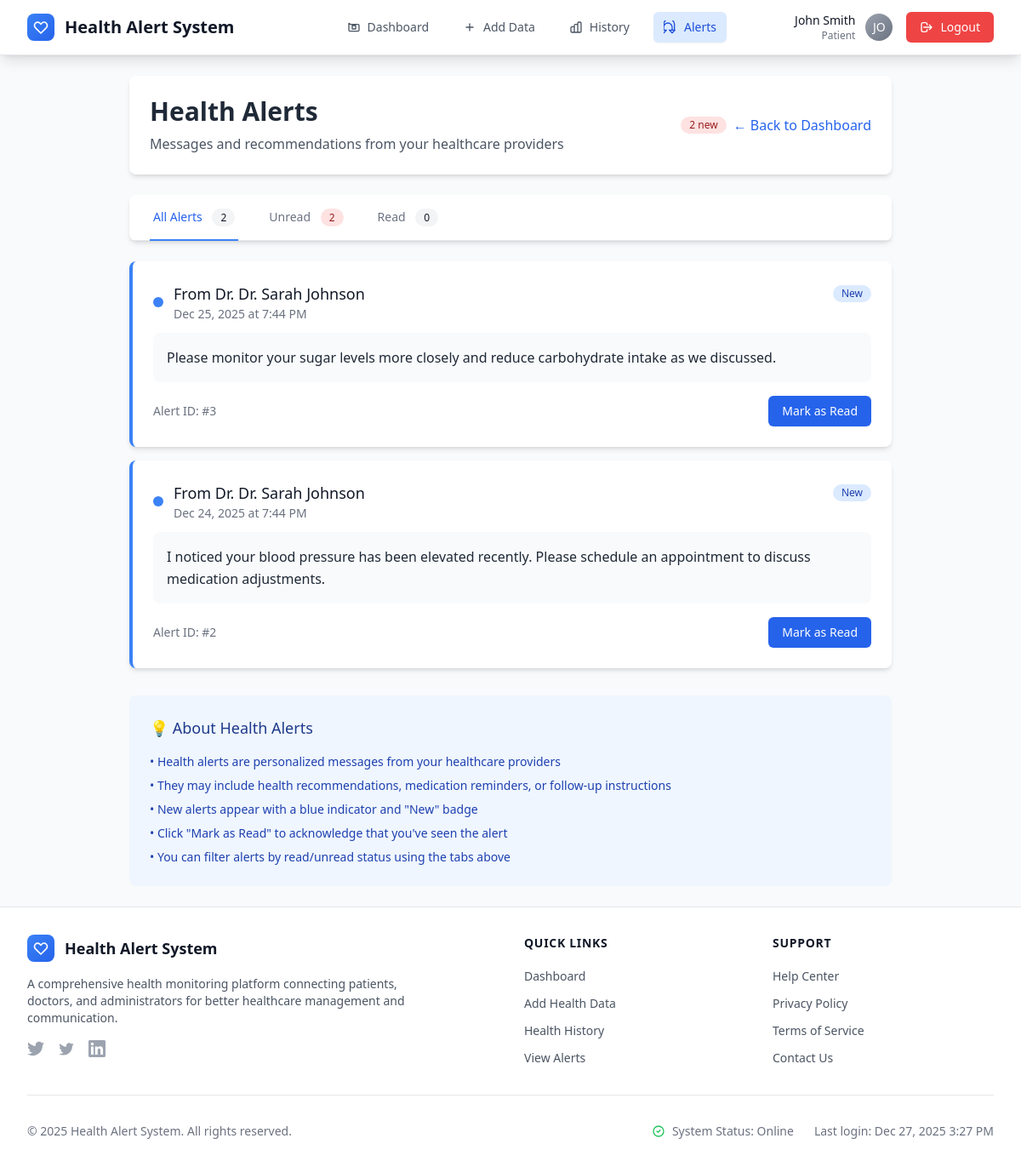
The app's page /patient/alerts.php (signed in) with its own data.
### tables this page shows
CREATE TABLE alerts (
    id INT PRIMARY KEY AUTO_INCREMENT,
    doctor_id INT NOT NULL,
    patient_id INT NOT NULL,
    message TEXT NOT NULL,
    status ENUM('sent', 'seen') DEFAULT 'sent',
    created_at TIMESTAMP DEFAULT CURRENT_TIMESTAMP,
    FOREIGN KEY (doctor_id) REFERENCES users(id) ON DELETE CASCADE,
    FOREIGN KEY (patient_id) REFERENCES users(id) ON DELETE CASCADE
);

CREATE TABLE users (
    id INT PRIMARY KEY AUTO_INCREMENT,
    name VARCHAR(100) NOT NULL,
    email VARCHAR(100) UNIQUE NOT NULL,
    password VARCHAR(255) NOT NULL,
    role ENUM('patient', 'doctor', 'admin') NOT NULL,
    status ENUM('active', 'pending', 'inactive') DEFAULT 'active',
    created_at TIMESTAMP DEFAULT CURRENT_TIMESTAMP
);

### patient/alerts.php (the view, shortened to what this page needs)
<?php
require_once '../config/db.php';
$user_id = $_SESSION['user_id'];
$alerts_per_page = 10;
$page = isset($_GET['page']) ? (int)$_GET['page'] : 1;
$offset = ($page - 1) * $alerts_per_page;
$filter = isset($_GET['filter']) ? $_GET['filter'] : 'all';
$status_filter = '';
switch ($filter) {
    default:
        $status_filter = '';
}
$count_query = "SELECT COUNT(*) as total FROM alerts a
               WHERE a.patient_id = $user_id $status_filter";
$count_result = mysqli_query($connection, $count_query);
$total_alerts = mysqli_fetch_assoc($count_result)['total'];
$alerts_query = "SELECT a.*, u.name as doctor_name
                FROM alerts a
                JOIN users u ON a.doctor_id = u.id
                WHERE a.patient_id = $user_id $status_filter
                ORDER BY a.created_at DESC
                LIMIT $alerts_per_page OFFSET $offset";
$alerts_result = mysqli_query($connection, $alerts_query);
$unread_count_query = "SELECT COUNT(*) as count FROM alerts WHERE patient_id = $user_id AND status = 'sent'";
$unread_count_result = mysqli_query($connection, $unread_count_query);
$unread_count = mysqli_fetch_assoc($unread_count_result)['count'];
$read_count_query = "SELECT COUNT(*) as count FROM alerts WHERE patient_id = $user_id AND status = 'seen'";
$read_count_result = mysqli_query($connection, $read_count_query);
$read_count = mysqli_fetch_assoc($read_count_result)['count'];
include '../includes/header.php';
?>
<div class="max-w-4xl mx-auto">
    <div class="bg-white rounded-lg shadow-md p-6 mb-6">
        <div class="flex flex-col sm:flex-row justify-between items-start sm:items-center">
            <div>
                <h1 class="text-3xl font-bold text-gray-800 mb-2">Health Alerts</h1>
                <p class="text-gray-600">Messages and recommendations from your healthcare providers</p>
            </div>
            <div class="mt-4 sm:mt-0">
                <div class="flex items-center space-x-2">
                    <?php if ($unread_count > 0): ?>
                        <span class="bg-red-100 text-red-800 text-xs font-medium px-2.5 py-0.5 rounded-full">
                            <?php echo $unread_count; ?> new
                        </span>
                    <?php endif; ?>
                    <a href="dashboard.php"
                       class="text-blue-600 hover:text-blue-800 font-medium">
                        ← Back to Dashboard
                    </a>
                </div>
            </div>
        </div>
    </div>
    <div class="bg-white rounded-lg shadow-md mb-6">
        <div class="border-b border-gray-200">
            <nav class="-mb-px flex space-x-8 px-6">
                <a href="?filter=all"
                   class="<?php echo ($filter === 'all') ? 'border-blue-500 text-blue-600' : 'border-transparent text-gray-500 hover:text-gray-700 hover:border-gray-300'; ?>
                          whitespace-nowrap py-4 px-1 border-b-2 font-medium text-sm">
                    All Alerts
                    <span class="ml-2 bg-gray-100 text-gray-900 py-0.5 px-2.5 rounded-full text-xs">
                        <?php echo $total_alerts; ?>
                    </span>
                </a>
                <a href="?filter=unread"
                   class="<?php echo ($filter === 'unread') ? 'border-blue-500 text-blue-600' : 'border-transparent text-gray-500 hover:text-gray-700 hover:border-gray-300'; ?>
                          whitespace-nowrap py-4 px-1 border-b-2 font-medium text-sm">
                    Unread
                    <?php if ($unread_count > 0): ?>
                        <span class="ml-2 bg-red-100 text-red-800 py-0.5 px-2.5 rounded-full text-xs">
                            <?php echo $unread_count; ?>
                        </span>
                    <?php else: ?>
                        <span class="ml-2 bg-gray-100 text-gray-900 py-0.5 px-2.5 rounded-full text-xs">0</span>
                    <?php endif; ?>
                </a>
                <a href="?filter=read"
                   class="<?php echo ($filter === 'read') ? 'border-blue-500 text-blue-600' : 'border-transparent text-gray-500 hover:text-gray-700 hover:border-gray-300'; ?>
                          whitespace-nowrap py-4 px-1 border-b-2 font-medium text-sm">
                    Read
                    <span class="ml-2 bg-gray-100 text-gray-900 py-0.5 px-2.5 rounded-full text-xs">
                        <?php echo $read_count; ?>
                    </span>
                </a>
            </nav>
        </div>
    </div>
    <?php if (mysqli_num_rows($alerts_result) > 0): ?>
    <div class="space-y-4">
        <?php while ($alert = mysqli_fetch_assoc($alerts_result)): ?>
        <div class="bg-white rounded-lg shadow-md overflow-hidden
                    <?php echo ($alert['status'] === 'sent') ? 'border-l-4 border-blue-500' : 'border-l-4 border-gray-300'; ?>">
            <div class="p-6">
                <div class="flex items-start justify-between">
                    <div class="flex-1">
                        <div class="flex items-center mb-3">
                            <div class="flex-shrink-0">
                                <?php if ($alert['status'] === 'sent'): ?>
                                    <div class="w-3 h-3 bg-blue-500 rounded-full"></div>
                                <?php else: ?>
                                    <div class="w-3 h-3 bg-gray-300 rounded-full"></div>
                                <?php endif; ?>
                            </div>
                            <div class="ml-3 flex-1">
                                <div class="flex items-center justify-between">
                                    <h3 class="text-lg font-medium text-gray-900">
                                        From Dr. <?php echo htmlspecialchars($alert['doctor_name']); ?>
                                    </h3>
                                    <div class="flex items-center space-x-2">
                                        <?php if ($alert['status'] === 'sent'): ?>
                                            <span class="inline-flex items-center px-2.5 py-0.5 rounded-full text-xs font-medium bg-blue-100 text-blue-800">
                                                New
                                            </span>
                                        <?php else: ?>
                                            <span class="inline-flex items-center px-2.5 py-0.5 rounded-full text-xs font-medium bg-gray-100 text-gray-800">
                                                Read
                                            </span>
                                        <?php endif; ?>
                                    </div>
                                </div>
                                <p class="text-sm text-gray-500">
                                    <?php echo date('M j, Y \a\t g:i A', strtotime($alert['created_at'])); ?>
                                </p>
                            </div>
                        </div>
                        <div class="bg-gray-50 rounded-lg p-4 mb-4">
                            <p class="text-gray-800 leading-relaxed">
                                <?php echo nl2br(htmlspecialchars($alert['message'])); ?>
                            </p>
                        </div>
                        <div class="flex items-center justify-between">
                            <div class="text-sm text-gray-500">
                                Alert ID: #<?php echo $alert['id']; ?>
                            </div>
                            <?php if ($alert['status'] === 'sent'): ?>
                                <form method="POST" class="inline">
                                    <button type="submit" name="mark_seen"
                                            class="bg-blue-600 hover:bg-blue-700 text-white text-sm px-4 py-2 rounded-md transition-colors">
                                        Mark as Read
                                    </button>
                                </form>
                            <?php else: ?>
                                <span class="text-sm text-gray-500">
                                    ✓ Read on <?php echo date('M j, Y', strtotime($alert['created_at'])); ?>
                                </span>
                            <?php endif; ?>
                        </div>
                    </div>
                </div>
            </div>
        </div>
        <?php endwhile; ?>
    </div>
    <?php endif; ?>
    <div class="mt-8 bg-blue-50 rounded-lg p-6">
        <h3 class="text-lg font-medium text-blue-900 mb-4">💡 About Health Alerts</h3>
        <div class="text-sm text-blue-800 space-y-2">
            <p>• Health alerts are personalized messages from your healthcare providers</p>
            <p>• They may include health recommendations, medication reminders, or follow-up instructions</p>
            <p>• New alerts appear with a blue indicator and "New" badge</p>
            <p>• Click "Mark as Read" to acknowledge that you've seen the alert</p>
            <p>• You can filter alerts by read/unread status using the tabs above</p>
        </div>
    </div>
</div>
<?php include '../includes/footer.php'; ?>

### includes/header.php (style rules this page uses)
* { transition-property: color, background-color, border-color, text-decoration-color, fill, stroke, opacity, box-shadow, transform, filter, backdrop-filter; transition-timing-function: cubic-bezier(0.4, 0, 0.2, 1); transition-duration: 150ms; }

### records on screen
alerts: status "sent" (drawn), doctor.name "Dr. Sarah Johnson", created_at "Dec 25, 2025 at 7:44 PM", message "Please monitor your sugar levels more closely and reduce carbohydrate intake as we discussed.", id "3"
alerts: status "sent" (drawn), doctor.name "Dr. Sarah Johnson", created_at "Dec 24, 2025 at 7:44 PM", message "I noticed your blood pressure has been elevated recently. Please schedule an appointment to discuss medication adjustments.", id "2"

### other values on screen
$item[1] "Dashboard"
$item[1] "Add Data"
$item[1] "History"
$item[1] "Alerts"
$_SESSION['name'] "John Smith"
$_SESSION['role'] "Patient"
substr($_SESSION['name'], 0, 2) "JO"
$unread_count "2"
$total_alerts "2"
$read_count "0"
